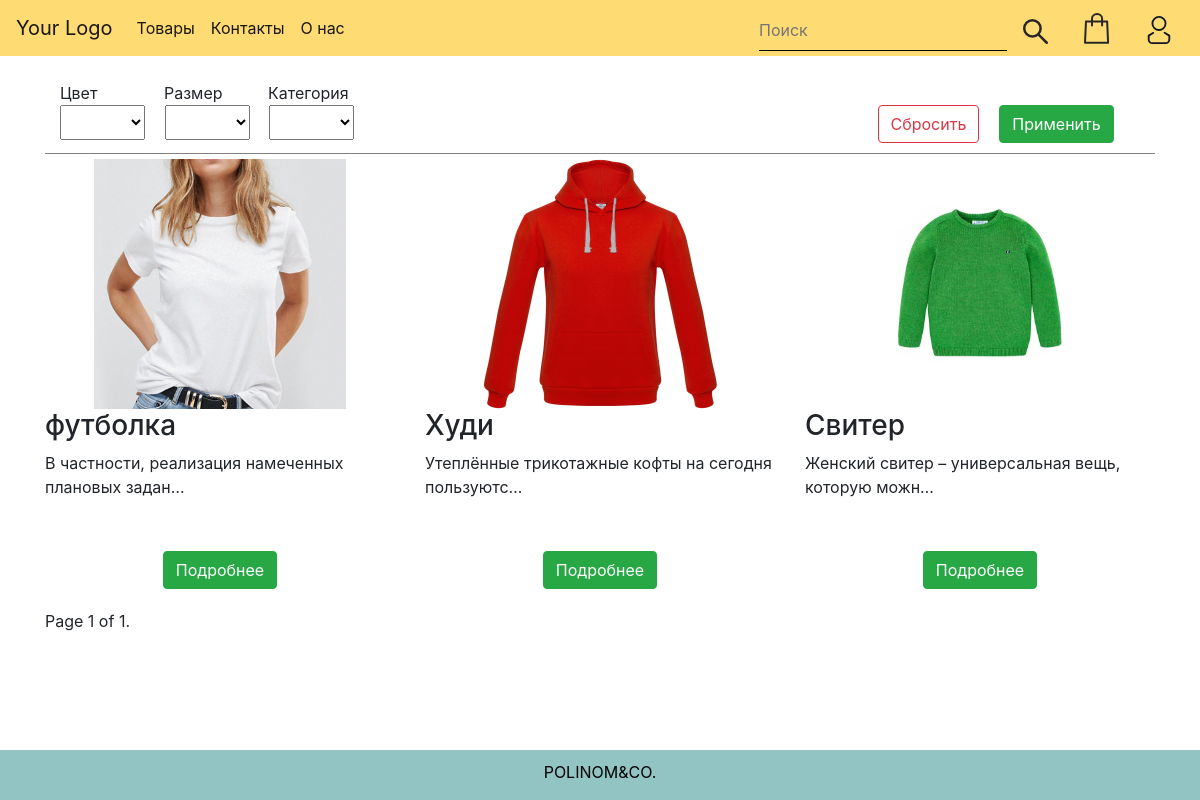
The app's page /prods/category/2/ with its own data.
### products/models.py (models this page shows, shortened)
class Product(models.Model):
    colors = models.ManyToManyField(
        'Color', blank=True, default=None, related_name='prod')
    category = models.ForeignKey('Category', on_delete=models.CASCADE,
                               blank=True, null=True, default=None, related_name='prod')
    price = models.IntegerField()
    fimage = models.ImageField(upload_to="media/product_images/")
    name = models.CharField(max_length=64, blank=True, null=True, default=None)
    description = models.TextField(blank=True, null=True, default=None)
    created = models.DateTimeField(auto_now_add=True, auto_now=False)
    updated = models.DateTimeField(auto_now_add=False, auto_now=True)
    is_active = models.BooleanField(default=True)
    class Meta:
        verbose_name = "Товар"
        verbose_name_plural = "Товары"

### products/views.py (the view)
# urls.py: path('category/<int:catid>/', views.category),
def category(req, catid):
    products = Product.objects.filter(category=catid)
    colors = Color.objects.all()
    sizes = Size.objects.all()
    category = Category.objects.all()
    my_filter = [colors, sizes, category]
    paginator = Paginator(products, 6)
    page_number = req.GET.get('page')
    page_obj = paginator.get_page(page_number)
    return render(req, 'products.html', locals())

### products/templates/products.html (shortened to what this page needs)
{% extends "base.html"%}
{% load static %}
{% block content%}
		<link rel="stylesheet" href='{% static "products/style.css" %}' type="text/css">
		<div class="container">
			{% include "filter.html" %}
			<div class="row main">
				{% for item in page_obj %}
					<div class="col-lg-4 items">
						<div class="image row">
							<img src="{{item.fimage.url}}"  >
						</div>
						<div class="name">
							<h3>{{item.name}}</h3>
						</div>
						<p class="descript">
							{{item.description|truncatechars_html:50}}
						</p>
						<div class="but row ">
							<a href="http://127.0.0.1:8000/prods/{{item.id}}" class="btn btn-success">Подробнее</a>
						</div>
					</div>
				{% endfor %}
			</div>
			<div class="pagination">
				<span class="step-links">
					<span class="current">
						Page {{ page_obj.number }} of {{ page_obj.paginator.num_pages }}.
					</span>
				</span>
			</div>
		</div>
{%endblock content%}

### landing/static/base/style.css (style rules this page uses)
html { height: 100%; }
body { min-height:100%; position:relative; padding-bottom: 70px; }

### landing/static/navbar/style.css (style rules this page uses)
* { outline: 0 !important; }

### products/static/products/style.css (style rules this page uses)
.items { height: 450px; position: relative; }
.image { height:250px; width: 95%; justify-content: center; margin-left: 2.5%; }
.image img { max-width: 100%; max-height: 100%; }
.items .but { position: absolute; width: 100%; bottom: 20px; justify-content: center; }
.container { padding-top: 10px; }

### records on screen
Product: fimage (picture), name "футболка", description "В частности, реализация намеченных плановых задан…"
Product: fimage (picture), name "Худи", description "Утеплённые трикотажные кофты на сегодня пользуютс…"
Product: fimage (picture), name "Свитер", description "Женский свитер – универсальная вещь, которую можн…"

### other values on screen
{{ page_obj.number }} "1"
{{ page_obj.paginator.num_pages }} "1"
